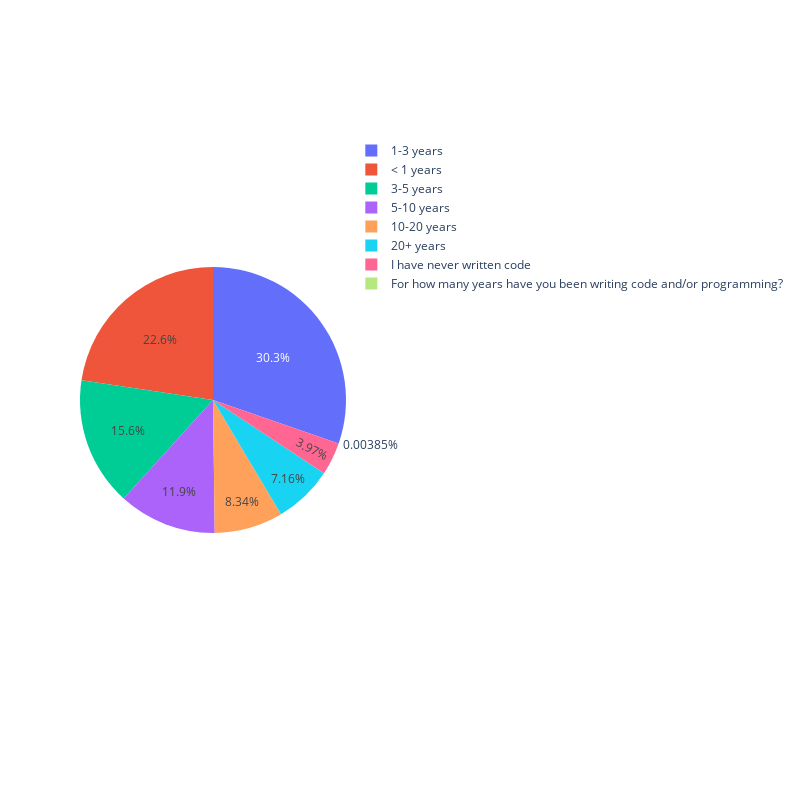

The notebook cell saved with this chart:
### Code cell
# 프로그래밍 시작한지 얼마안된사람도 많다
fig = go.Figure(data= [go.Pie(labels=labels,values = survey['Q6'].value_counts().values.tolist())])
fig.update_layout(
    autosize=False
    ,width=800,
    height=800)
fig.show()

### Figure 1 — Plotly figure (JSON) as saved in the notebook; plotly's stock layout.template omitted (floating-point values rounded to 4 significant figures)
{"data": [{"labels": ["1-3 years", "< 1 years", "3-5 years", "5-10 years", "10-20 years", "20+ years", "I have never written code", "For how many years have you been writing code and/or programming?"], "type": "pie", "values": [7874, 5881, 4061, 3099, 2166, 1860, 1032, 1]}], "layout": {"autosize": false, "height": 800, "width": 800}}
